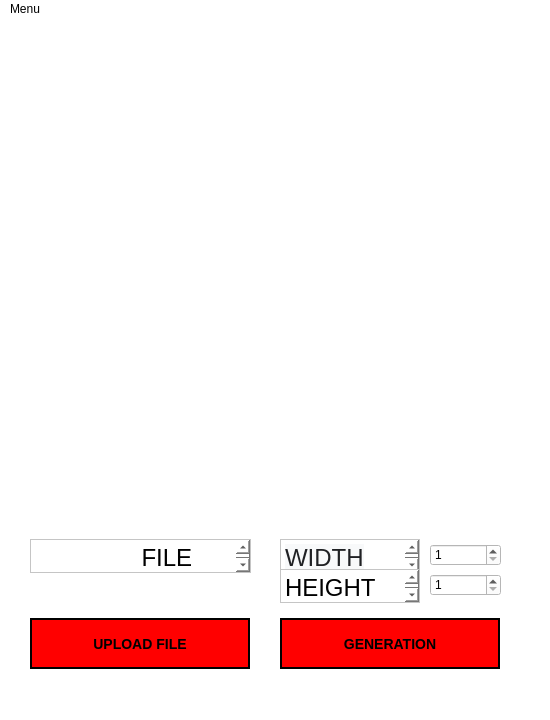
<?xml version="1.0" encoding="UTF-8"?>
<ui version="4.0">
 <class>MainWindow</class>
 <widget class="QMainWindow" name="MainWindow">
  <property name="geometry">
   <rect>
    <x>0</x>
    <y>0</y>
    <width>550</width>
    <height>720</height>
   </rect>
  </property>
  <property name="windowTitle">
   <string>MainWindow</string>
  </property>
  <property name="styleSheet">
   <string notr="true">background-color: rgb(255, 255, 255)</string>
  </property>
  <widget class="QWidget" name="centralwidget">
   <widget class="QPushButton" name="Generation">
    <property name="geometry">
     <rect>
      <x>280</x>
      <y>599</y>
      <width>220</width>
      <height>51</height>
     </rect>
    </property>
    <property name="styleSheet">
     <string notr="true">QPushButton {
  background-color:rgb(255, 0, 0);
  color: rgb(0, 0, 0); 
  border: 2px solid rgb(rgb(0, 0, 0));
  font: bold 14px;
}

QPushButton:pressed {
       background-color: rgb(rgb(255, 255, 255));
 border: 3px solid rgb(0, 0, 0);
}
</string>
    </property>
    <property name="text">
     <string>GENERATION</string>
    </property>
   </widget>
   <widget class="QPushButton" name="UploadFile">
    <property name="geometry">
     <rect>
      <x>30</x>
      <y>599</y>
      <width>220</width>
      <height>51</height>
     </rect>
    </property>
    <property name="styleSheet">
     <string notr="true">QPushButton {
  background-color:rgb(255, 0, 0);
  color: rgb(0, 0, 0); 
  border: 2px solid rgb(rgb(0, 0, 0));
  font: bold 14px;
}

QPushButton:pressed {
       background-color: rgb(rgb(255, 255, 255));
 border: 3px solid rgb(0, 0, 0);
}
</string>
    </property>
    <property name="text">
     <string>UPLOAD FILE</string>
    </property>
   </widget>
   <widget class="QSpinBox" name="Height">
    <property name="geometry">
     <rect>
      <x>430</x>
      <y>555</y>
      <width>71</width>
      <height>22</height>
     </rect>
    </property>
    <property name="minimum">
     <number>1</number>
    </property>
    <property name="maximum">
     <number>50</number>
    </property>
   </widget>
   <widget class="QSpinBox" name="Width">
    <property name="geometry">
     <rect>
      <x>430</x>
      <y>525</y>
      <width>71</width>
      <height>22</height>
     </rect>
    </property>
    <property name="styleSheet">
     <string notr="true"/>
    </property>
    <property name="minimum">
     <number>1</number>
    </property>
    <property name="maximum">
     <number>50</number>
    </property>
   </widget>
   <widget class="QTextEdit" name="textEdit">
    <property name="geometry">
     <rect>
      <x>280</x>
      <y>520</y>
      <width>140</width>
      <height>34</height>
     </rect>
    </property>
    <property name="styleSheet">
     <string notr="true"/>
    </property>
    <property name="html">
     <string>&lt;!DOCTYPE HTML PUBLIC &quot;-//W3C//DTD HTML 4.0//EN&quot; &quot;http://www.w3.org/TR/REC-html40/strict.dtd&quot;&gt;
&lt;html&gt;&lt;head&gt;&lt;meta name=&quot;qrichtext&quot; content=&quot;1&quot; /&gt;&lt;meta charset=&quot;utf-8&quot; /&gt;&lt;style type=&quot;text/css&quot;&gt;
p, li { white-space: pre-wrap; }
&lt;/style&gt;&lt;/head&gt;&lt;body style=&quot; font-family:'.AppleSystemUIFont'; font-size:13pt; font-weight:400; font-style:normal;&quot;&gt;
&lt;p style=&quot; margin-top:0px; margin-bottom:0px; margin-left:0px; margin-right:0px; -qt-block-indent:0; text-indent:0px;&quot;&gt;&lt;span style=&quot; font-family:'arial','sans-serif'; font-size:18pt; color:#202124; background-color:#f8f9fa;&quot;&gt;WIDTH&lt;/span&gt;&lt;/p&gt;&lt;/body&gt;&lt;/html&gt;</string>
    </property>
   </widget>
   <widget class="QTextEdit" name="textEdit_3">
    <property name="geometry">
     <rect>
      <x>280</x>
      <y>550</y>
      <width>140</width>
      <height>34</height>
     </rect>
    </property>
    <property name="styleSheet">
     <string notr="true"/>
    </property>
    <property name="html">
     <string>&lt;!DOCTYPE HTML PUBLIC &quot;-//W3C//DTD HTML 4.0//EN&quot; &quot;http://www.w3.org/TR/REC-html40/strict.dtd&quot;&gt;
&lt;html&gt;&lt;head&gt;&lt;meta name=&quot;qrichtext&quot; content=&quot;1&quot; /&gt;&lt;meta charset=&quot;utf-8&quot; /&gt;&lt;style type=&quot;text/css&quot;&gt;
p, li { white-space: pre-wrap; }
&lt;/style&gt;&lt;/head&gt;&lt;body style=&quot; font-family:'.AppleSystemUIFont'; font-size:13pt; font-weight:400; font-style:normal;&quot;&gt;
&lt;p style=&quot; margin-top:0px; margin-bottom:0px; margin-left:0px; margin-right:0px; -qt-block-indent:0; text-indent:0px;&quot;&gt;&lt;span style=&quot; font-size:18pt;&quot;&gt;HEIGHT&lt;/span&gt;&lt;/p&gt;&lt;/body&gt;&lt;/html&gt;</string>
    </property>
   </widget>
   <widget class="QTextEdit" name="textEdit_2">
    <property name="geometry">
     <rect>
      <x>30</x>
      <y>520</y>
      <width>221</width>
      <height>34</height>
     </rect>
    </property>
    <property name="html">
     <string>&lt;!DOCTYPE HTML PUBLIC &quot;-//W3C//DTD HTML 4.0//EN&quot; &quot;http://www.w3.org/TR/REC-html40/strict.dtd&quot;&gt;
&lt;html&gt;&lt;head&gt;&lt;meta name=&quot;qrichtext&quot; content=&quot;1&quot; /&gt;&lt;meta charset=&quot;utf-8&quot; /&gt;&lt;style type=&quot;text/css&quot;&gt;
p, li { white-space: pre-wrap; }
&lt;/style&gt;&lt;/head&gt;&lt;body style=&quot; font-family:'.AppleSystemUIFont'; font-size:13pt; font-weight:400; font-style:normal;&quot;&gt;
&lt;p style=&quot; margin-top:0px; margin-bottom:0px; margin-left:0px; margin-right:0px; -qt-block-indent:0; text-indent:0px;&quot;&gt;&lt;span style=&quot; font-size:18pt;&quot;&gt;                FILE NAME&lt;/span&gt;&lt;/p&gt;&lt;/body&gt;&lt;/html&gt;</string>
    </property>
   </widget>
   <widget class="QLabel" name="label">
    <property name="geometry">
     <rect>
      <x>30</x>
      <y>560</y>
      <width>221</width>
      <height>31</height>
     </rect>
    </property>
    <property name="text">
     <string/>
    </property>
   </widget>
   <widget class="MazeScene" name="widget" native="true">
    <property name="geometry">
     <rect>
      <x>10</x>
      <y>0</y>
      <width>520</width>
      <height>520</height>
     </rect>
    </property>
   </widget>
  </widget>
  <widget class="QMenuBar" name="menubar">
   <property name="geometry">
    <rect>
     <x>0</x>
     <y>0</y>
     <width>550</width>
     <height>24</height>
    </rect>
   </property>
   <widget class="QMenu" name="menuMenu">
    <property name="title">
     <string>Menu</string>
    </property>
    <addaction name="actionMaze_menu"/>
    <addaction name="actionCave_menu"/>
   </widget>
   <addaction name="menuMenu"/>
  </widget>
  <widget class="QStatusBar" name="statusbar"/>
  <action name="actionMaze_menu">
   <property name="text">
    <string>Maze menu</string>
   </property>
  </action>
  <action name="actionCave_menu">
   <property name="text">
    <string>Cave menu</string>
   </property>
  </action>
 </widget>
 <customwidgets>
  <customwidget>
   <class>MazeScene</class>
   <extends>QWidget</extends>
   <header>mazescene.h</header>
   <container>1</container>
  </customwidget>
 </customwidgets>
 <resources/>
 <connections/>
</ui>
